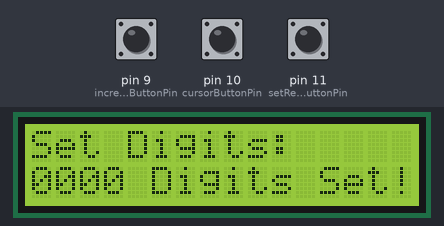
Recording of a sketch running on a simulated Arduino Uno, built with avr-gcc and run on an emulated ATmega328P. Shown: 16×2 character LCD. The inputs (shaded band) are chosen by the test bench; at power-on: pin 9 (incrementButtonPin) HIGH, pin 11 (setResetButtonPin) HIGH, pin 10 (cursorButtonPin) HIGH.

Above: at 1.2 s.
1.3 s: pin 9 (incrementButtonPin) pulled LOW for 0.15 s
At 2.4 s:
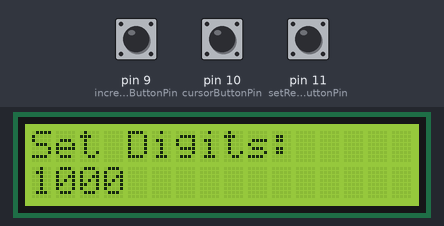
2.9 s: pin 11 (setResetButtonPin) pulled LOW for 3.2 s
At 5.6 s:
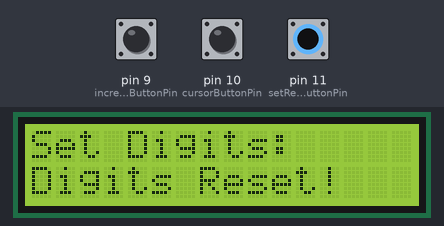
7.6 s: pin 10 (cursorButtonPin) pulled LOW for 0.15 s
At 7.73 s:
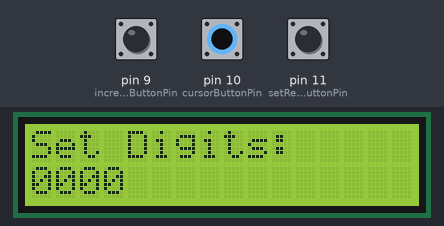
9.3 s: pin 9 (incrementButtonPin) pulled LOW for 1 s
At 9.7 s:
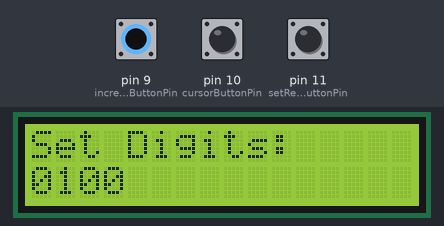
11.8 s: pin 10 (cursorButtonPin) pulled LOW for 1 s
At 12.9 s:
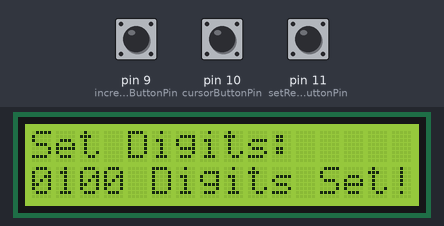
Timing chart, 0 to 14.8 s (numbered marks = the images above; inputs shaded):
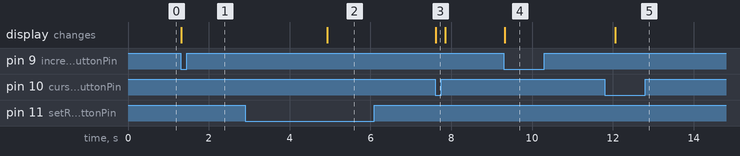

Measured:
- after the input at 1.3 s, the display: changes at once (image 1)
- after the input at 2.9 s, the display: changes after 2.0 s (image 2)
- after the input at 7.6 s, the display: changes at once (image 3)
- after the input at 9.3 s, the display: changes at once (image 4)
- after the input at 11.8 s, the display: changes after 0.26 s (image 5)

The sketch:

bodacious_turing_bojo1.ino
```cpp
#include <Wire.h>
#include <LiquidCrystal_I2C.h>

LiquidCrystal_I2C lcd(0x27, 16, 2); // Set the LCD address to 0x27 for a 16 chars and 2 line display

const int incrementButtonPin = 9;
const int cursorButtonPin = 10;
const int setResetButtonPin = 11; // New button for set/reset functionality

int numbers[4] = {0, 0, 0, 0}; // Array to store digits for 4 positions
int cursorPosition = 0;
int lastIncrementButtonState = HIGH;
int lastCursorButtonState = HIGH;
int lastSetResetButtonState = HIGH;
unsigned long lastSetResetPressTime = 0;
bool cursorMoved = false;
bool setResetActivated = false;
bool longPressTriggered = false;

void setup() {
  lcd.init(); // Use init() instead of begin()
  lcd.backlight();

  // Set button pins as input with pull-up resistors
  pinMode(incrementButtonPin, INPUT_PULLUP);
  pinMode(cursorButtonPin, INPUT_PULLUP);
  pinMode(setResetButtonPin, INPUT_PULLUP); // Initialize the set/reset button

  // Initialize serial monitor for debugging
  Serial.begin(9600);

  // Display the initial numbers
  displayNumbers();
}

void loop() {
  int incrementButtonState = digitalRead(incrementButtonPin);
  int cursorButtonState = digitalRead(cursorButtonPin);
  int setResetButtonState = digitalRead(setResetButtonPin);

  // Check if the increment button is pressed
  if (incrementButtonState == LOW && lastIncrementButtonState == HIGH) {
    numbers[cursorPosition] = (numbers[cursorPosition] + 1) % 10; // Increment and wrap around to 0 after 9
    displayNumbers();
    delay(200); // Debounce delay
  }

  // Check if the cursor button is pressed
  if (cursorButtonState == LOW && lastCursorButtonState == HIGH) {
    lastSetResetPressTime = millis(); // Record the time of cursor button press
    cursorMoved = true;
    cursorPosition = (cursorPosition + 1) % 4; // Move cursor and wrap around after 4 positions
    setResetActivated = false; // Reset the set/reset state
    longPressTriggered = false; // Reset long press state
    displayNumbers();
    delay(200); // Debounce delay
  }

  // Check if the set/reset button is pressed
  if (setResetButtonState == LOW && lastSetResetButtonState == HIGH) {
    lastSetResetPressTime = millis(); // Record the time of set/reset button press
    delay(200); // Debounce delay
  }

  // Check if the set/reset button has been held for more than 2000ms (long press)
  if (setResetButtonState == LOW && millis() - lastSetResetPressTime > 2000) {
    if (!longPressTriggered) {
      longPressTriggered = true;
      resetDigits(); // Long press will reset digits
    }
  }

  // If the set/reset button is released before the long press time, it sets the digits
  if (setResetButtonState == HIGH && millis() - lastSetResetPressTime <= 2000 && !longPressTriggered) {
    if (!setResetActivated) {
      setResetActivated = true; // Single press to set digits
      setDigits(); // You can add a message or perform other actions here
    }
  }

  lastIncrementButtonState = incrementButtonState;
  lastCursorButtonState = cursorButtonState;
  lastSetResetButtonState = setResetButtonState;
}

void displayNumbers() {
  lcd.clear();
  lcd.setCursor(0, 0);
  lcd.print("Set Digits:");
  for (int i = 0; i < 4; i++) {
    lcd.setCursor(i, 1);
    lcd.print(numbers[i]);
  }
  lcd.setCursor(cursorPosition, 1); // Set the cursor to the current position

  if (longPressTriggered) {
    lcd.setCursor(0, 1);
    lcd.print("Digits Reset!");
    delay(1000);
    //lcd.clear();
  }
}

void resetDigits() {
  // Reset digits to 0000
  for (int i = 0; i < 4; i++) {
    numbers[i] = 0;
  }
  displayNumbers(); // Update the display to show reset digits
}

void setDigits() {
  // Set the digits in the array, or add additional behavior here for setting
  displayNumbers(); // Just updating display as a placeholder for setting behavior
    // If set/reset activated, show a confirmation or status message
  if (setResetActivated) {
    lcd.setCursor(5, 1);
    lcd.print("Digits Set!");
    delay(1000);
    //lcd.clear();
  }
}
```
